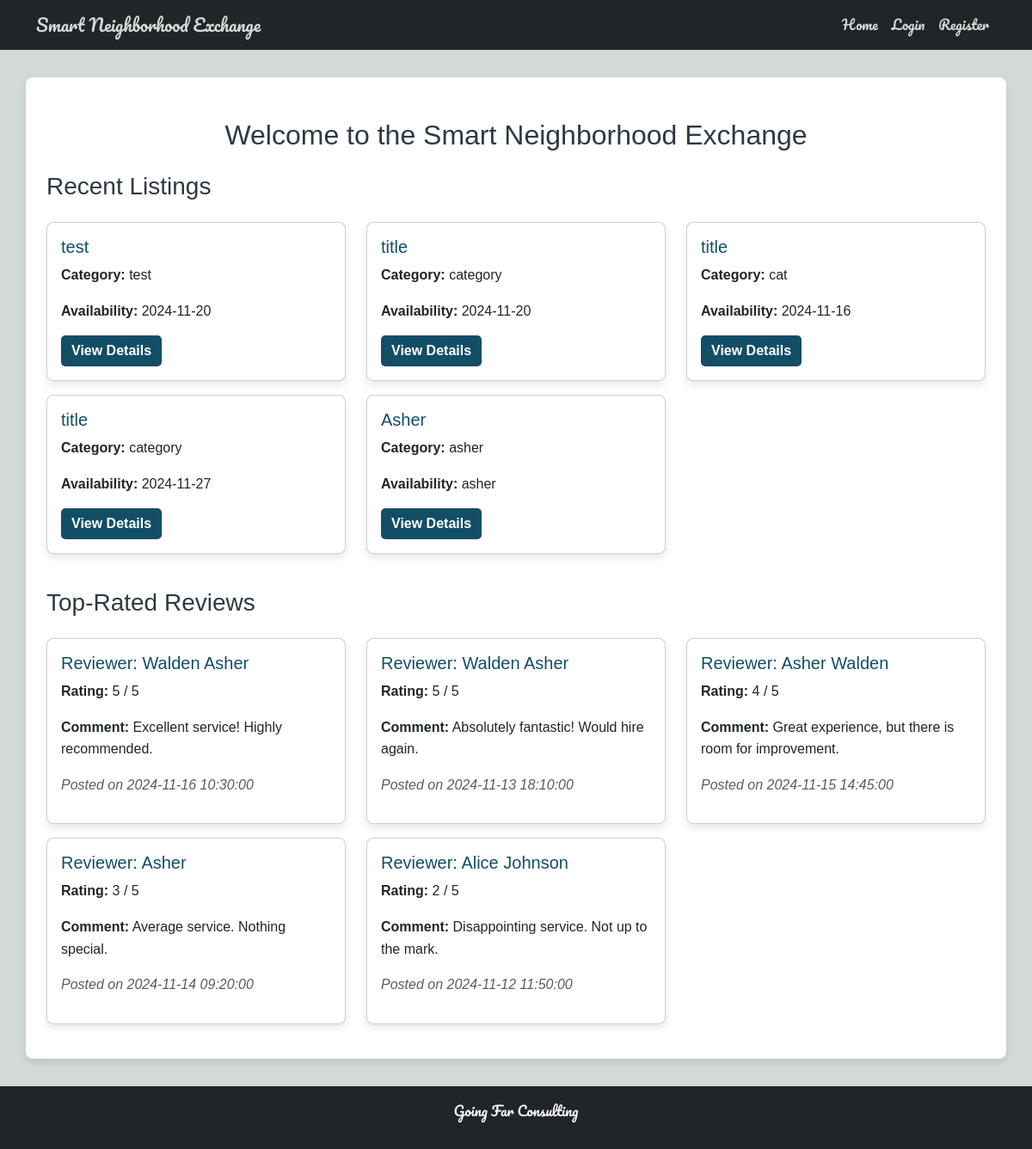
The page /index on the database as committed earlier.
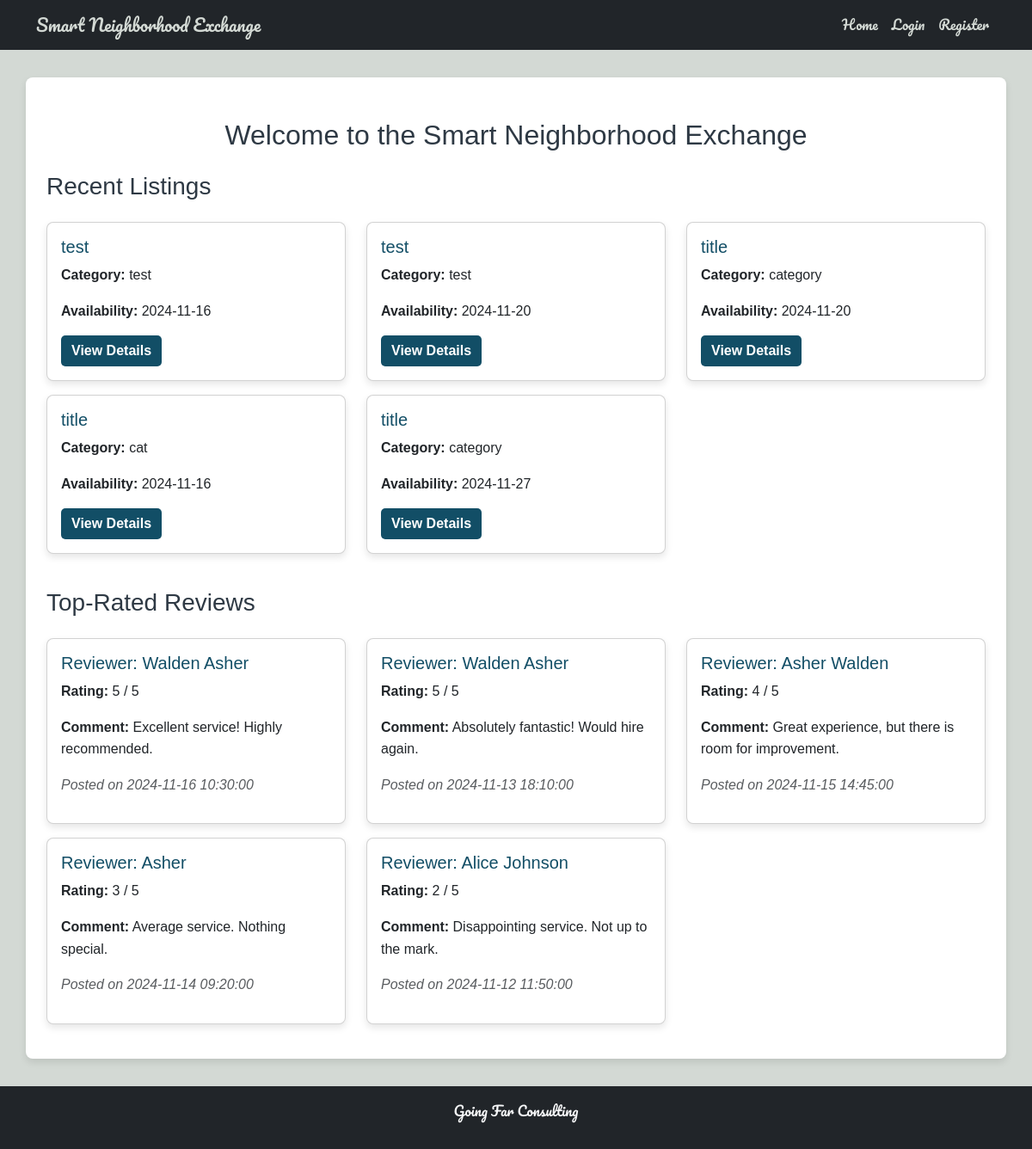
The same page on the database as committed later.
### tables this page shows
CREATE TABLE resources (
            resource_id INTEGER PRIMARY KEY AUTOINCREMENT,
            user_id INTEGER NOT NULL,
            title TEXT NOT NULL,
            description TEXT,
            images TEXT,
            category TEXT,
            availability TEXT,
            date_posted TEXT NOT NULL,
            FOREIGN KEY (user_id) REFERENCES users (id) ON DELETE CASCADE
        );

CREATE TABLE reviews (
            review_id INTEGER PRIMARY KEY AUTOINCREMENT,
            user_id INTEGER NOT NULL,
            reviewer_id INTEGER NOT NULL,
            rating INTEGER NOT NULL,
            comment TEXT,
            timestamp TEXT NOT NULL,
            FOREIGN KEY (user_id) REFERENCES users (id) ON DELETE CASCADE,
            FOREIGN KEY (reviewer_id) REFERENCES users (id) ON DELETE CASCADE
        );

CREATE TABLE users (
            id INTEGER PRIMARY KEY AUTOINCREMENT,
            name TEXT NOT NULL,
            email TEXT NOT NULL UNIQUE,
            password TEXT NOT NULL,
            location TEXT,
            profile_image TEXT
        );

### app.py (the view)
@app.route('/')
@app.route('/index')
def index():
    recent_resources = get_recent_resources()
    top_reviews = get_top_reviews()
    return render_template('index.html', recent_resources=recent_resources, top_reviews=top_reviews)

### app.py (called while the page is built)
@app.before_request
def initialize_database():
    init_db()

@app.teardown_appcontext
def shutdown_session(exception=None):
    close_db()

### database.py (called while the page is built)
def get_db():
    if 'db' not in g:
        g.db = sqlite3.connect(DATABASE)
        g.db.row_factory = sqlite3.Row
    return g.db

def get_recent_resources(limit=5):
    return get_db().execute(
        "SELECT * FROM resources ORDER BY date_posted DESC LIMIT ?", (limit,)
    ).fetchall()

def get_top_reviews(limit=5):
    return get_db().execute(
        '''
        SELECT r.*, u.name as reviewer_name
        FROM reviews r
        JOIN users u ON r.reviewer_id = u.id
        ORDER BY r.rating DESC, r.timestamp DESC
        LIMIT ?
        ''', (limit,)
    ).fetchall()

### templates/index.html (shortened to what this page needs)
{% extends "base.html" %}
{% block content %}
<div class="container mt-4">
    <div class="text-center">
        <h2 class="mb-4">Welcome to the Smart Neighborhood Exchange</h2>
    </div>
    <h3 class="my-4">Recent Listings</h3>
    {% if recent_resources %}
        <div class="row">
            {% for resource in recent_resources %}
            <div class="col-md-4 mb-3">
                <div class="card h-100">
                    <div class="card-body">
                        <h5 class="card-title">{{ resource.title }}</h5>
                        <p class="card-text"><strong>Category:</strong> {{ resource.category }}</p>
                        <p class="card-text"><strong>Availability:</strong> {{ resource.availability }}</p>
                        <a href="{{ url_for('view_resource', id=resource.resource_id) }}" class="btn btn-primary">View Details</a>
                    </div>
                </div>
            </div>
            {% endfor %}
        </div>
    {% else %}
        <p class="text-muted">No recent listings available.</p>
    {% endif %}
    <h3 class="my-4">Top-Rated Reviews</h3>
    {% if top_reviews %}
        <div class="row">
            {% for review in top_reviews %}
            <div class="col-md-4 mb-3">
                <div class="card h-100">
                    <div class="card-body">
                        <h5 class="card-title">Reviewer: {{ review.reviewer_name }}</h5>
                        <p class="card-text"><strong>Rating:</strong> {{ review.rating }} / 5</p>
                        <p class="card-text"><strong>Comment:</strong> {{ review.comment }}</p>
                        <p class="text-muted"><em>Posted on {{ review.timestamp }}</em></p>
                    </div>
                </div>
            </div>
            {% endfor %}
        </div>
    {% else %}
        <p class="text-muted">No top-rated reviews available.</p>
    {% endif %}
</div>
{% endblock %}

Rows that differ between the two databases and show on the page:
no longer on this page (row unchanged): resources: title "Asher", category "asher", availability "asher"
added resources: title "test", category "test", availability "2024-11-16"
